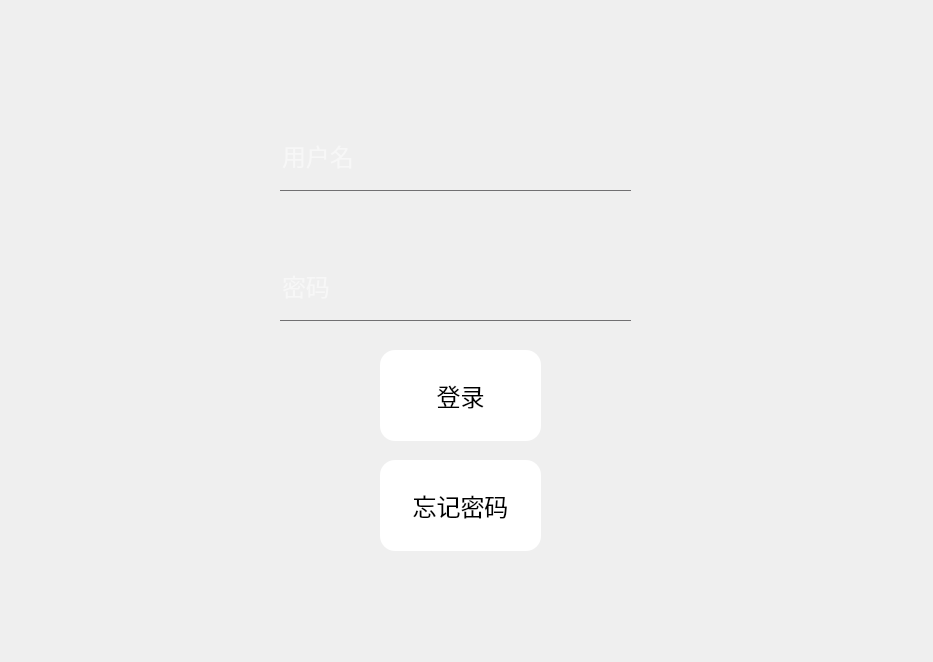
<?xml version="1.0" encoding="UTF-8"?>
<ui version="4.0">
 <class>Signin_page</class>
 <widget class="QMainWindow" name="Signin_page">
  <property name="geometry">
   <rect>
    <x>0</x>
    <y>0</y>
    <width>933</width>
    <height>662</height>
   </rect>
  </property>
  <property name="windowTitle">
   <string>MainWindow</string>
  </property>
  <property name="styleSheet">
   <string notr="true">#centralwidget
{
	background:url(:/source/back_1.jpg);
}
*{
font: 9pt &quot;Bauhaus 93&quot;;
font-size:24px;
}
QToolButton{
background:pink;
border-radius:60px;
}
QPushButton
{
background:white;
border-radius:15px;
font: 12pt &quot;华文琥珀&quot;;
}
QPushButton:hover
{
background:pink;
border-radius:15px;
font: 12pt &quot;华文琥珀&quot;;
}
QLineEdit
{
background:rgba(255,255,255,0.5);
border:none;
color:white;
font: 12pt &quot;华文琥珀&quot;;
background:transparent;
border-bottom:1px solid #717072;
}
QFrame{
background:rgba(255,255,255,0.6);
border-radius:15px;
}
QLabel
{
background:transparent;
color:black;
font:20pt &quot;华文琥珀&quot;;
}
</string>
  </property>
  <widget class="QWidget" name="centralwidget">
   <widget class="QPushButton" name="pushButton">
    <property name="geometry">
     <rect>
      <x>380</x>
      <y>350</y>
      <width>161</width>
      <height>91</height>
     </rect>
    </property>
    <property name="text">
     <string>登录</string>
    </property>
   </widget>
   <widget class="QLineEdit" name="lineEdit_name">
    <property name="geometry">
     <rect>
      <x>280</x>
      <y>120</y>
      <width>351</width>
      <height>71</height>
     </rect>
    </property>
    <property name="placeholderText">
     <string>用户名</string>
    </property>
   </widget>
   <widget class="QLineEdit" name="lineEdit_password">
    <property name="geometry">
     <rect>
      <x>280</x>
      <y>250</y>
      <width>351</width>
      <height>71</height>
     </rect>
    </property>
    <property name="placeholderText">
     <string>密码</string>
    </property>
   </widget>
   <widget class="QPushButton" name="pushButton_2">
    <property name="geometry">
     <rect>
      <x>380</x>
      <y>460</y>
      <width>161</width>
      <height>91</height>
     </rect>
    </property>
    <property name="text">
     <string>忘记密码</string>
    </property>
   </widget>
  </widget>
 </widget>
 <resources/>
 <connections/>
</ui>
